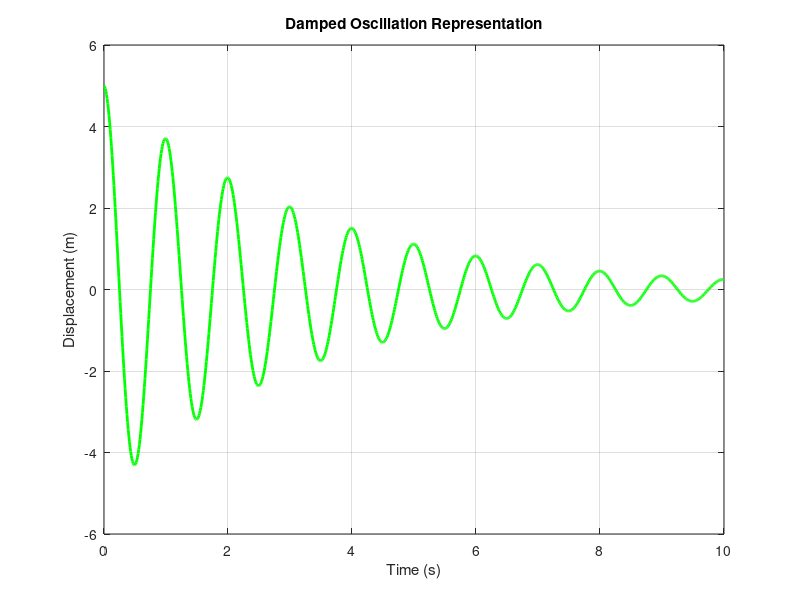

Write MATLAB code to recreate this figure.
t = linspace(0,10,1000);

A = 5;
b = 0.3;
w = 2*pi;

x = A*exp(-b*t).*cos(w*t);

figure
plot(t,x,'g','LineWidth',2)

xlabel('Time (s)')
ylabel('Displacement (m)')
title('Damped Oscillation Representation')
grid ON 
